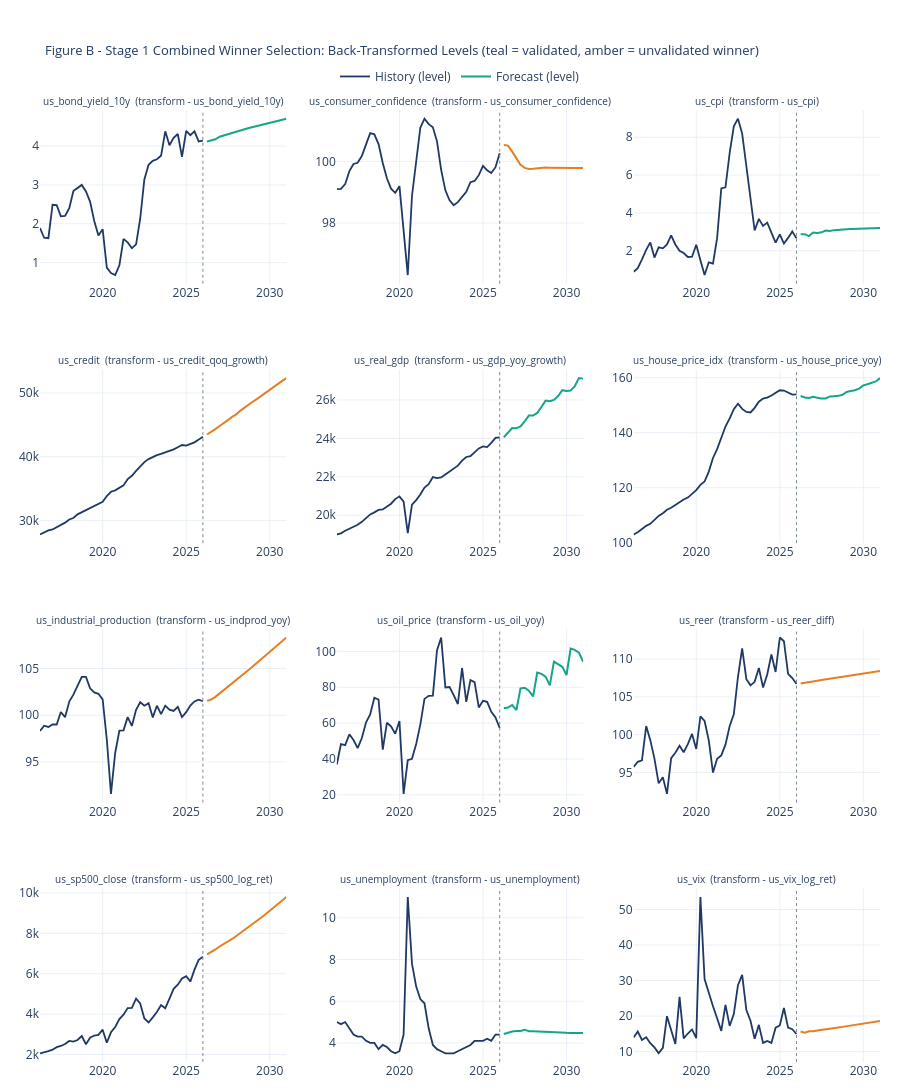

The code cell stored with this chart in its notebook:
### Markdown cell above
## Section 4 - Figure B: Back-transformed levels

Matches 02b Figure 7.2 formatting. Level columns are read directly from the
combined CSV, where 02c reconstructed them in Section 3b.
Subplot title format matches 02b: level column name with the stationary transform
variable in parentheses.

### Code cell
# Subplot titles matching 02b Figure 7.2 format exactly:
# "{raw_col}  (transform - {var_name})"
titles_b = [
    f"{LEVEL_COLS[v]}  (transform - {v})"
    for v in VARIABLES
]

fig_b = make_subplots(
    rows=N_ROWS, cols=N_COLS,
    subplot_titles=titles_b,
    vertical_spacing=0.09,
    horizontal_spacing=0.06
)

for i, var in enumerate(VARIABLES):
    row, col   = i // N_COLS + 1, i % N_COLS + 1
    level_col  = LEVEL_COLS[var]
    validated  = WINNER_INFO[var]['validated']
    line_color = TEAL if validated else AMBER

    mask_hist = (df.index >= chart_history_start) & (df.index < FORECAST_START)
    h = df.loc[mask_hist, level_col].dropna()
    f = df.loc[df.index >= FORECAST_START, level_col].dropna()

    if h.empty:
        continue

    # History trace (level)
    fig_b.add_trace(
        go.Scatter(x=h.index, y=h.values, mode='lines',
                   line=dict(color=NAVY, width=1.8),
                   showlegend=(i == 0), name='History (level)'),
        row=row, col=col
    )
    # Forecast trace (level)
    fig_b.add_trace(
        go.Scatter(x=f.index, y=f.values, mode='lines',
                   line=dict(color=line_color, width=2),
                   showlegend=(i == 0), name='Forecast (level)'),
        row=row, col=col
    )
    # Vertical line at forecast start
    fig_b.add_vline(
        x=h.index.max(), line_dash='dot', line_color=GREY, line_width=1,
        row=row, col=col
    )

fig_b.update_layout(
    title=dict(
        text='Figure B - Stage 1 Combined Winner Selection: Back-Transformed Levels '
             '(teal = validated, amber = unvalidated winner)',
        font=dict(size=13, color=NAVY)
    ),
    template=TEMPLATE,
    height=280 * N_ROWS,
    legend=dict(orientation='h', yanchor='bottom', y=1.02, xanchor='center', x=0.5),
    margin=dict(t=110, b=30, l=40, r=20)
)
fig_b.update_annotations(font_size=10)
fig_b.show()
